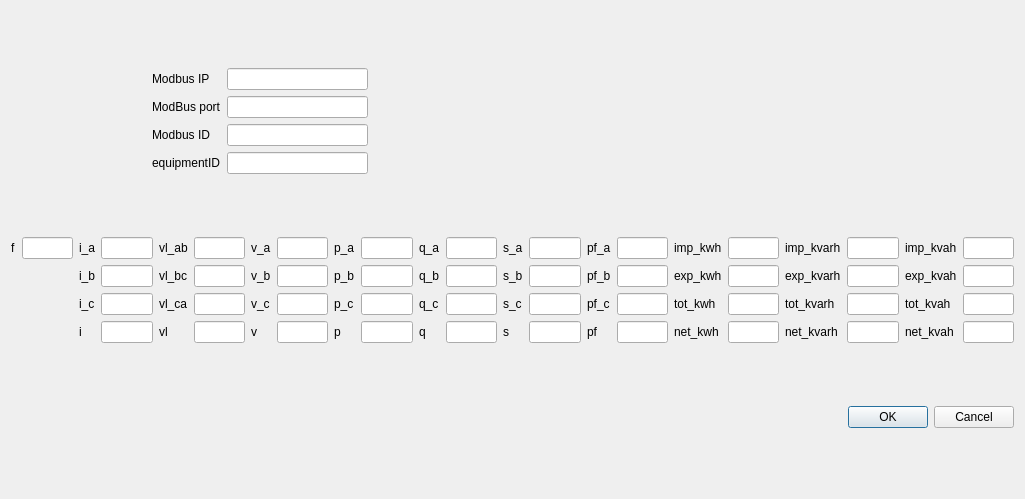
<?xml version="1.0" encoding="UTF-8"?>
<ui version="4.0">
 <class>MeterLink</class>
 <widget class="QDialog" name="MeterLink">
  <property name="geometry">
   <rect>
    <x>0</x>
    <y>0</y>
    <width>1025</width>
    <height>499</height>
   </rect>
  </property>
  <property name="windowTitle">
   <string>Dialog</string>
  </property>
  <layout class="QGridLayout" name="gridLayout_3">
   <item row="0" column="0">
    <layout class="QGridLayout" name="gridLayout">
     <item row="2" column="1">
      <widget class="QLabel" name="label_3">
       <property name="text">
        <string>Modbus ID</string>
       </property>
      </widget>
     </item>
     <item row="2" column="2">
      <widget class="QLineEdit" name="lineEdit_3"/>
     </item>
     <item row="1" column="2">
      <widget class="QLineEdit" name="lineEdit_2"/>
     </item>
     <item row="1" column="3">
      <spacer name="horizontalSpacer_2">
       <property name="orientation">
        <enum>Qt::Horizontal</enum>
       </property>
       <property name="sizeHint" stdset="0">
        <size>
         <width>40</width>
         <height>20</height>
        </size>
       </property>
      </spacer>
     </item>
     <item row="0" column="1">
      <widget class="QLabel" name="label">
       <property name="text">
        <string>Modbus IP</string>
       </property>
      </widget>
     </item>
     <item row="0" column="2">
      <widget class="QLineEdit" name="lineEdit"/>
     </item>
     <item row="1" column="1">
      <widget class="QLabel" name="label_2">
       <property name="text">
        <string>ModBus port</string>
       </property>
      </widget>
     </item>
     <item row="1" column="0">
      <spacer name="horizontalSpacer">
       <property name="orientation">
        <enum>Qt::Horizontal</enum>
       </property>
       <property name="sizeHint" stdset="0">
        <size>
         <width>40</width>
         <height>20</height>
        </size>
       </property>
      </spacer>
     </item>
     <item row="3" column="1">
      <widget class="QLabel" name="label_4">
       <property name="text">
        <string>equipmentID</string>
       </property>
      </widget>
     </item>
     <item row="3" column="2">
      <widget class="QLineEdit" name="lineEdit_4"/>
     </item>
    </layout>
   </item>
   <item row="0" column="1">
    <spacer name="horizontalSpacer_3">
     <property name="orientation">
      <enum>Qt::Horizontal</enum>
     </property>
     <property name="sizeHint" stdset="0">
      <size>
       <width>404</width>
       <height>20</height>
      </size>
     </property>
    </spacer>
   </item>
   <item row="1" column="0" colspan="2">
    <layout class="QGridLayout" name="gridLayout_2">
     <item row="0" column="11">
      <widget class="QLineEdit" name="lineEdit_21">
       <property name="alignment">
        <set>Qt::AlignCenter</set>
       </property>
      </widget>
     </item>
     <item row="0" column="20">
      <widget class="QLabel" name="label_41">
       <property name="text">
        <string>imp_kvah</string>
       </property>
      </widget>
     </item>
     <item row="2" column="16">
      <widget class="QLabel" name="label_35">
       <property name="text">
        <string>tot_kwh</string>
       </property>
      </widget>
     </item>
     <item row="2" column="17">
      <widget class="QLineEdit" name="lineEdit_35">
       <property name="alignment">
        <set>Qt::AlignCenter</set>
       </property>
      </widget>
     </item>
     <item row="0" column="6">
      <widget class="QLabel" name="label_13">
       <property name="text">
        <string>v_a</string>
       </property>
      </widget>
     </item>
     <item row="1" column="10">
      <widget class="QLabel" name="label_22">
       <property name="text">
        <string>q_b</string>
       </property>
      </widget>
     </item>
     <item row="3" column="2">
      <widget class="QLabel" name="label_8">
       <property name="text">
        <string>i</string>
       </property>
      </widget>
     </item>
     <item row="2" column="4">
      <widget class="QLabel" name="label_11">
       <property name="text">
        <string>vl_ca</string>
       </property>
      </widget>
     </item>
     <item row="0" column="7">
      <widget class="QLineEdit" name="lineEdit_13">
       <property name="alignment">
        <set>Qt::AlignCenter</set>
       </property>
      </widget>
     </item>
     <item row="1" column="2">
      <widget class="QLabel" name="label_6">
       <property name="text">
        <string>i_b</string>
       </property>
      </widget>
     </item>
     <item row="0" column="1">
      <widget class="QLineEdit" name="lineEdit_45">
       <property name="alignment">
        <set>Qt::AlignCenter</set>
       </property>
      </widget>
     </item>
     <item row="3" column="18">
      <widget class="QLabel" name="label_40">
       <property name="text">
        <string>net_kvarh</string>
       </property>
      </widget>
     </item>
     <item row="3" column="9">
      <widget class="QLineEdit" name="lineEdit_20">
       <property name="alignment">
        <set>Qt::AlignCenter</set>
       </property>
      </widget>
     </item>
     <item row="1" column="5">
      <widget class="QLineEdit" name="lineEdit_10">
       <property name="alignment">
        <set>Qt::AlignCenter</set>
       </property>
      </widget>
     </item>
     <item row="2" column="8">
      <widget class="QLabel" name="label_19">
       <property name="text">
        <string>p_c</string>
       </property>
      </widget>
     </item>
     <item row="0" column="0">
      <widget class="QLabel" name="label_45">
       <property name="text">
        <string>f</string>
       </property>
      </widget>
     </item>
     <item row="1" column="11">
      <widget class="QLineEdit" name="lineEdit_22">
       <property name="alignment">
        <set>Qt::AlignCenter</set>
       </property>
      </widget>
     </item>
     <item row="3" column="19">
      <widget class="QLineEdit" name="lineEdit_40">
       <property name="alignment">
        <set>Qt::AlignCenter</set>
       </property>
      </widget>
     </item>
     <item row="3" column="17">
      <widget class="QLineEdit" name="lineEdit_36">
       <property name="alignment">
        <set>Qt::AlignCenter</set>
       </property>
      </widget>
     </item>
     <item row="3" column="8">
      <widget class="QLabel" name="label_20">
       <property name="text">
        <string>p</string>
       </property>
      </widget>
     </item>
     <item row="1" column="12">
      <widget class="QLabel" name="label_26">
       <property name="text">
        <string>s_b</string>
       </property>
      </widget>
     </item>
     <item row="0" column="14">
      <widget class="QLabel" name="label_29">
       <property name="text">
        <string>pf_a</string>
       </property>
      </widget>
     </item>
     <item row="1" column="15">
      <widget class="QLineEdit" name="lineEdit_30">
       <property name="alignment">
        <set>Qt::AlignCenter</set>
       </property>
      </widget>
     </item>
     <item row="2" column="2">
      <widget class="QLabel" name="label_7">
       <property name="text">
        <string>i_c</string>
       </property>
      </widget>
     </item>
     <item row="1" column="13">
      <widget class="QLineEdit" name="lineEdit_26">
       <property name="alignment">
        <set>Qt::AlignCenter</set>
       </property>
      </widget>
     </item>
     <item row="2" column="12">
      <widget class="QLabel" name="label_27">
       <property name="text">
        <string>s_c</string>
       </property>
      </widget>
     </item>
     <item row="3" column="12">
      <widget class="QLabel" name="label_28">
       <property name="text">
        <string>s</string>
       </property>
      </widget>
     </item>
     <item row="3" column="14">
      <widget class="QLabel" name="label_32">
       <property name="text">
        <string>pf</string>
       </property>
      </widget>
     </item>
     <item row="0" column="13">
      <widget class="QLineEdit" name="lineEdit_25">
       <property name="alignment">
        <set>Qt::AlignCenter</set>
       </property>
      </widget>
     </item>
     <item row="2" column="11">
      <widget class="QLineEdit" name="lineEdit_23">
       <property name="alignment">
        <set>Qt::AlignCenter</set>
       </property>
      </widget>
     </item>
     <item row="0" column="17">
      <widget class="QLineEdit" name="lineEdit_33">
       <property name="alignment">
        <set>Qt::AlignCenter</set>
       </property>
      </widget>
     </item>
     <item row="2" column="19">
      <widget class="QLineEdit" name="lineEdit_39">
       <property name="alignment">
        <set>Qt::AlignCenter</set>
       </property>
      </widget>
     </item>
     <item row="0" column="8">
      <widget class="QLabel" name="label_17">
       <property name="text">
        <string>p_a</string>
       </property>
      </widget>
     </item>
     <item row="0" column="3">
      <widget class="QLineEdit" name="lineEdit_5">
       <property name="alignment">
        <set>Qt::AlignCenter</set>
       </property>
      </widget>
     </item>
     <item row="0" column="15">
      <widget class="QLineEdit" name="lineEdit_29">
       <property name="alignment">
        <set>Qt::AlignCenter</set>
       </property>
      </widget>
     </item>
     <item row="1" column="9">
      <widget class="QLineEdit" name="lineEdit_18">
       <property name="alignment">
        <set>Qt::AlignCenter</set>
       </property>
      </widget>
     </item>
     <item row="0" column="9">
      <widget class="QLineEdit" name="lineEdit_17">
       <property name="alignment">
        <set>Qt::AlignCenter</set>
       </property>
      </widget>
     </item>
     <item row="3" column="20">
      <widget class="QLabel" name="label_44">
       <property name="text">
        <string>net_kvah</string>
       </property>
      </widget>
     </item>
     <item row="1" column="20">
      <widget class="QLabel" name="label_42">
       <property name="text">
        <string>exp_kvah</string>
       </property>
      </widget>
     </item>
     <item row="2" column="10">
      <widget class="QLabel" name="label_23">
       <property name="text">
        <string>q_c</string>
       </property>
      </widget>
     </item>
     <item row="3" column="13">
      <widget class="QLineEdit" name="lineEdit_28">
       <property name="alignment">
        <set>Qt::AlignCenter</set>
       </property>
      </widget>
     </item>
     <item row="0" column="2">
      <widget class="QLabel" name="label_5">
       <property name="text">
        <string>i_a</string>
       </property>
      </widget>
     </item>
     <item row="0" column="5">
      <widget class="QLineEdit" name="lineEdit_9">
       <property name="alignment">
        <set>Qt::AlignCenter</set>
       </property>
      </widget>
     </item>
     <item row="2" column="13">
      <widget class="QLineEdit" name="lineEdit_27">
       <property name="alignment">
        <set>Qt::AlignCenter</set>
       </property>
      </widget>
     </item>
     <item row="0" column="4">
      <widget class="QLabel" name="label_9">
       <property name="text">
        <string>vl_ab</string>
       </property>
      </widget>
     </item>
     <item row="0" column="18">
      <widget class="QLabel" name="label_37">
       <property name="text">
        <string>imp_kvarh</string>
       </property>
      </widget>
     </item>
     <item row="0" column="19">
      <widget class="QLineEdit" name="lineEdit_37">
       <property name="alignment">
        <set>Qt::AlignCenter</set>
       </property>
      </widget>
     </item>
     <item row="3" column="15">
      <widget class="QLineEdit" name="lineEdit_32">
       <property name="alignment">
        <set>Qt::AlignCenter</set>
       </property>
      </widget>
     </item>
     <item row="1" column="14">
      <widget class="QLabel" name="label_30">
       <property name="text">
        <string>pf_b</string>
       </property>
      </widget>
     </item>
     <item row="2" column="14">
      <widget class="QLabel" name="label_31">
       <property name="text">
        <string>pf_c</string>
       </property>
      </widget>
     </item>
     <item row="2" column="6">
      <widget class="QLabel" name="label_15">
       <property name="text">
        <string>v_c</string>
       </property>
      </widget>
     </item>
     <item row="2" column="15">
      <widget class="QLineEdit" name="lineEdit_31">
       <property name="alignment">
        <set>Qt::AlignCenter</set>
       </property>
      </widget>
     </item>
     <item row="2" column="7">
      <widget class="QLineEdit" name="lineEdit_15">
       <property name="alignment">
        <set>Qt::AlignCenter</set>
       </property>
      </widget>
     </item>
     <item row="3" column="3">
      <widget class="QLineEdit" name="lineEdit_8">
       <property name="alignment">
        <set>Qt::AlignCenter</set>
       </property>
      </widget>
     </item>
     <item row="1" column="8">
      <widget class="QLabel" name="label_18">
       <property name="text">
        <string>p_b</string>
       </property>
      </widget>
     </item>
     <item row="0" column="12">
      <widget class="QLabel" name="label_25">
       <property name="text">
        <string>s_a</string>
       </property>
      </widget>
     </item>
     <item row="2" column="18">
      <widget class="QLabel" name="label_39">
       <property name="text">
        <string>tot_kvarh</string>
       </property>
      </widget>
     </item>
     <item row="1" column="4">
      <widget class="QLabel" name="label_10">
       <property name="text">
        <string>vl_bc</string>
       </property>
      </widget>
     </item>
     <item row="1" column="18">
      <widget class="QLabel" name="label_38">
       <property name="text">
        <string>exp_kvarh</string>
       </property>
      </widget>
     </item>
     <item row="1" column="21">
      <widget class="QLineEdit" name="lineEdit_42">
       <property name="alignment">
        <set>Qt::AlignCenter</set>
       </property>
      </widget>
     </item>
     <item row="1" column="7">
      <widget class="QLineEdit" name="lineEdit_14">
       <property name="alignment">
        <set>Qt::AlignCenter</set>
       </property>
      </widget>
     </item>
     <item row="0" column="10">
      <widget class="QLabel" name="label_21">
       <property name="text">
        <string>q_a</string>
       </property>
      </widget>
     </item>
     <item row="3" column="5">
      <widget class="QLineEdit" name="lineEdit_12">
       <property name="alignment">
        <set>Qt::AlignCenter</set>
       </property>
      </widget>
     </item>
     <item row="0" column="21">
      <widget class="QLineEdit" name="lineEdit_41">
       <property name="alignment">
        <set>Qt::AlignCenter</set>
       </property>
      </widget>
     </item>
     <item row="1" column="19">
      <widget class="QLineEdit" name="lineEdit_38">
       <property name="alignment">
        <set>Qt::AlignCenter</set>
       </property>
      </widget>
     </item>
     <item row="3" column="10">
      <widget class="QLabel" name="label_24">
       <property name="text">
        <string>q</string>
       </property>
      </widget>
     </item>
     <item row="2" column="21">
      <widget class="QLineEdit" name="lineEdit_43">
       <property name="alignment">
        <set>Qt::AlignCenter</set>
       </property>
      </widget>
     </item>
     <item row="3" column="16">
      <widget class="QLabel" name="label_36">
       <property name="text">
        <string>net_kwh</string>
       </property>
      </widget>
     </item>
     <item row="3" column="7">
      <widget class="QLineEdit" name="lineEdit_16">
       <property name="alignment">
        <set>Qt::AlignCenter</set>
       </property>
      </widget>
     </item>
     <item row="2" column="9">
      <widget class="QLineEdit" name="lineEdit_19">
       <property name="alignment">
        <set>Qt::AlignCenter</set>
       </property>
      </widget>
     </item>
     <item row="3" column="11">
      <widget class="QLineEdit" name="lineEdit_24">
       <property name="alignment">
        <set>Qt::AlignCenter</set>
       </property>
      </widget>
     </item>
     <item row="3" column="6">
      <widget class="QLabel" name="label_16">
       <property name="text">
        <string>v</string>
       </property>
      </widget>
     </item>
     <item row="1" column="6">
      <widget class="QLabel" name="label_14">
       <property name="text">
        <string>v_b</string>
       </property>
      </widget>
     </item>
     <item row="2" column="20">
      <widget class="QLabel" name="label_43">
       <property name="text">
        <string>tot_kvah</string>
       </property>
      </widget>
     </item>
     <item row="3" column="4">
      <widget class="QLabel" name="label_12">
       <property name="text">
        <string>vl</string>
       </property>
      </widget>
     </item>
     <item row="2" column="3">
      <widget class="QLineEdit" name="lineEdit_7">
       <property name="alignment">
        <set>Qt::AlignCenter</set>
       </property>
      </widget>
     </item>
     <item row="1" column="16">
      <widget class="QLabel" name="label_34">
       <property name="text">
        <string>exp_kwh</string>
       </property>
      </widget>
     </item>
     <item row="2" column="5">
      <widget class="QLineEdit" name="lineEdit_11">
       <property name="alignment">
        <set>Qt::AlignCenter</set>
       </property>
      </widget>
     </item>
     <item row="1" column="17">
      <widget class="QLineEdit" name="lineEdit_34">
       <property name="alignment">
        <set>Qt::AlignCenter</set>
       </property>
      </widget>
     </item>
     <item row="1" column="3">
      <widget class="QLineEdit" name="lineEdit_6">
       <property name="alignment">
        <set>Qt::AlignCenter</set>
       </property>
      </widget>
     </item>
     <item row="0" column="16">
      <widget class="QLabel" name="label_33">
       <property name="text">
        <string>imp_kwh</string>
       </property>
      </widget>
     </item>
     <item row="3" column="21">
      <widget class="QLineEdit" name="lineEdit_44">
       <property name="alignment">
        <set>Qt::AlignCenter</set>
       </property>
      </widget>
     </item>
    </layout>
   </item>
   <item row="2" column="1">
    <widget class="QDialogButtonBox" name="buttonBox">
     <property name="orientation">
      <enum>Qt::Horizontal</enum>
     </property>
     <property name="standardButtons">
      <set>QDialogButtonBox::Cancel|QDialogButtonBox::Ok</set>
     </property>
    </widget>
   </item>
  </layout>
 </widget>
 <resources/>
 <connections>
  <connection>
   <sender>buttonBox</sender>
   <signal>accepted()</signal>
   <receiver>MeterLink</receiver>
   <slot>accept()</slot>
   <hints>
    <hint type="sourcelabel">
     <x>248</x>
     <y>254</y>
    </hint>
    <hint type="destinationlabel">
     <x>157</x>
     <y>274</y>
    </hint>
   </hints>
  </connection>
  <connection>
   <sender>buttonBox</sender>
   <signal>rejected()</signal>
   <receiver>MeterLink</receiver>
   <slot>reject()</slot>
   <hints>
    <hint type="sourcelabel">
     <x>316</x>
     <y>260</y>
    </hint>
    <hint type="destinationlabel">
     <x>286</x>
     <y>274</y>
    </hint>
   </hints>
  </connection>
 </connections>
</ui>
